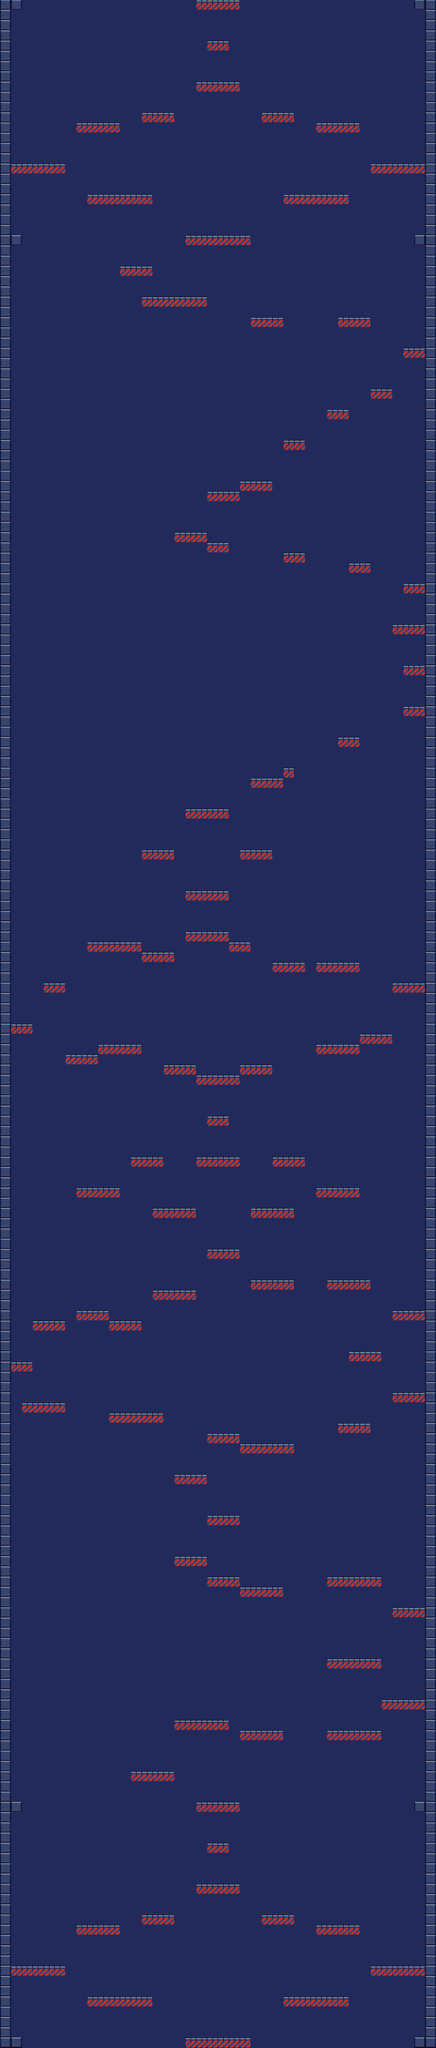

A level layout from a 2D game, rendered from its tile map. Below: a short description, then the map file with tile-grid data replaced by summaries:
An orthogonal 40x200 tile map with 32x30 px tiles, 1 tile layer (Rutelag 1), 6 tilesets and 107 objects (102x platform, 4x wall, player).

<map version="1.9" tiledversion="1.9.2" orientation="orthogonal" renderorder="right-down" width="40" height="200" tilewidth="32" tileheight="30" infinite="0" nextlayerid="4" nextobjectid="317">
 <tileset firstgid="1" source="orange_tile.tsx" />
 <tileset firstgid="2" source="green_tile.tsx" />
 <tileset firstgid="3" source="prompts_for_platforms.tsx" />
 <tileset firstgid="963" source="background.tsx" />
 <tileset firstgid="964" source="box.tsx" />
 <tileset firstgid="965" source="platform.tsx" />
 <layer id="1" name="Rutelag 1" width="40" height="200">
  <data>[8000 cells, 8000 non-empty, 3 distinct tile ids]</data>
 </layer>
 <objectgroup id="2" name="Objektlag 1">
  <object id="36" name="wall" x="0" y="5722.11">
   <polygon points="0,277.895 32,277.895 32,-5002.11 0,-5002.11" />
  </object>
  <object id="37" name="wall" x="1250.67" y="5722.11">
   <polygon points="-2.67,277.895 26.6633,277.895 29.33,-5002.11 -2.67,-5002.11" />
  </object>
  <object id="167" name="wall" x="53.5606" y="693.439">
   <polygon points="-53,26 -21,26 -21,-694 -53,-694" />
  </object>
  <object id="168" name="wall" x="221.773" y="266.106">
   <polygon points="1026.79,453.333 1058.79,453.333 1058.79,-266.667 1026.79,-266.667" />
  </object>
  <object id="199" name="platform" x="544" y="5970.3">
   <polygon points="0,0 192,0 192,-0.3 0,-0.3" />
  </object>
  <object id="200" name="platform" x="256" y="5850.3">
   <polygon points="0,0 192,0 192,-0.3 0,-0.3" />
  </object>
  <object id="201" name="platform" x="32" y="5760.3">
   <polygon points="0,0 160,0 160,-0.3 0,-0.3" />
  </object>
  <object id="202" name="platform" x="224" y="5640.3">
   <polygon points="0,0 128,0 128,-0.3 0,-0.3" />
  </object>
  <object id="203" name="platform" x="416" y="5610.3">
   <polygon points="0,0 96,0 96,-0.3 0,-0.3" />
  </object>
  <object id="204" name="platform" x="832" y="5850.3">
   <polygon points="0,0 192,0 192,-0.3 0,-0.3" />
  </object>
  <object id="205" name="platform" x="1088" y="5760.3">
   <polygon points="0,0 160,0 160,-0.3 0,-0.3" />
  </object>
  <object id="206" name="platform" x="928" y="5640.3">
   <polygon points="0,0 128,0 128,-0.3 0,-0.3" />
  </object>
  <object id="207" name="platform" x="768" y="5610.3">
   <polygon points="0,0 96,0 96,-0.3 0,-0.3" />
  </object>
  <object id="208" name="platform" x="576" y="5520.3">
   <polygon points="0,0 128,0 128,-0.3 0,-0.3" />
  </object>
  <object id="209" name="platform" x="608" y="5400.3">
   <polygon points="0,0 64,0 64,-0.3 0,-0.3" />
  </object>
  <object id="210" name="platform" x="576" y="5280.3">
   <polygon points="0,0 128,0 128,-0.3 0,-0.3" />
  </object>
  <object id="211" name="player" x="618.75" y="5924.25" width="34.5" height="7.5" />
  <object id="225" name="platform" x="545.561" y="690.739">
   <polygon points="0,0 192,0 192,-0.3 0,-0.3" />
  </object>
  <object id="226" name="platform" x="257.561" y="570.739">
   <polygon points="0,0 192,0 192,-0.3 0,-0.3" />
  </object>
  <object id="227" name="platform" x="33.5606" y="480.739">
   <polygon points="0,0 160,0 160,-0.3 0,-0.3" />
  </object>
  <object id="228" name="platform" x="225.561" y="360.739">
   <polygon points="0,0 128,0 128,-0.3 0,-0.3" />
  </object>
  <object id="229" name="platform" x="417.561" y="330.739">
   <polygon points="0,0 96,0 96,-0.3 0,-0.3" />
  </object>
  <object id="230" name="platform" x="833.561" y="570.739">
   <polygon points="0,0 192,0 192,-0.3 0,-0.3" />
  </object>
  <object id="231" name="platform" x="1089.56" y="480.739">
   <polygon points="0,0 160,0 160,-0.3 0,-0.3" />
  </object>
  <object id="232" name="platform" x="929.561" y="360.739">
   <polygon points="0,0 128,0 128,-0.3 0,-0.3" />
  </object>
  <object id="233" name="platform" x="769.561" y="330.739">
   <polygon points="0,0 96,0 96,-0.3 0,-0.3" />
  </object>
  <object id="234" name="platform" x="577.561" y="240.739">
   <polygon points="0,0 128,0 128,-0.3 0,-0.3" />
  </object>
  <object id="235" name="platform" x="609.561" y="120.739">
   <polygon points="0,0 64,0 64,-0.3 0,-0.3" />
  </object>
  <object id="236" name="platform" x="577.561" y="0.739394">
   <polygon points="0,0 128,0 128,-0.3 0,-0.3" />
  </object>
  <object id="238" name="platform" x="384" y="5190.3">
   <polygon points="0,0 128,0 128,-0.3 0,-0.3" />
  </object>
  <object id="239" name="platform" x="512" y="5040.3">
   <polygon points="0,0 160,0 160,-0.3 0,-0.3" />
  </object>
  <object id="240" name="platform" x="704" y="5070.3">
   <polygon points="0,0 128,0 128,-0.3 0,-0.3" />
  </object>
  <object id="241" name="platform" x="960" y="5070.3">
   <polygon points="0,0 160,0 160,-0.3 0,-0.3" />
  </object>
  <object id="242" name="platform" x="1120" y="4980.3">
   <polygon points="0,0 128,0 128,-0.3 0,-0.3" />
  </object>
  <object id="243" name="platform" x="960" y="4860.3">
   <polygon points="0,0 160,0 160,-0.3 0,-0.3" />
  </object>
  <object id="244" name="platform" x="1152" y="4710.3">
   <polygon points="0,0 96,0 96,-0.3 0,-0.3" />
  </object>
  <object id="245" name="platform" x="960" y="4620.3">
   <polygon points="0,0 160,0 160,-0.3 0,-0.3" />
  </object>
  <object id="246" name="platform" x="704" y="4650.3">
   <polygon points="0,0 128,0 128,-0.3 0,-0.3" />
  </object>
  <object id="247" name="platform" x="608" y="4620.3">
   <polygon points="0,0 96,0 96,-0.3 0,-0.3" />
  </object>
  <object id="248" name="platform" x="512" y="4560.3">
   <polygon points="0,0 96,0 96,-0.3 0,-0.3" />
  </object>
  <object id="249" name="platform" x="608" y="4440.3">
   <polygon points="0,0 96,0 96,-0.3 0,-0.3" />
  </object>
  <object id="250" name="platform" x="512" y="4320.3">
   <polygon points="0,0 96,0 96,-0.3 0,-0.3" />
  </object>
  <object id="251" name="platform" x="608" y="4200.3">
   <polygon points="0,0 96,0 96,-0.3 0,-0.3" />
  </object>
  <object id="252" name="platform" x="704" y="4230.3">
   <polygon points="0,0 160,0 160,-0.3 0,-0.3" />
  </object>
  <object id="253" name="platform" x="320" y="4140.3">
   <polygon points="0,0 160,0 160,-0.3 0,-0.3" />
  </object>
  <object id="254" name="platform" x="64" y="4110.3">
   <polygon points="0,0 128,0 128,-0.3 0,-0.3" />
  </object>
  <object id="255" name="platform" x="32" y="3990.3">
   <polygon points="0,0 64,0 64,-0.3 0,-0.3" />
  </object>
  <object id="256" name="platform" x="96" y="3870.3">
   <polygon points="0,0 96,0 96,-0.3 0,-0.3" />
  </object>
  <object id="257" name="platform" x="224" y="3840.3">
   <polygon points="0,0 96,0 96,-0.3 0,-0.3" />
  </object>
  <object id="258" name="platform" x="320" y="3870.3">
   <polygon points="0,0 96,0 96,-0.3 0,-0.3" />
  </object>
  <object id="259" name="platform" x="448" y="3780.3">
   <polygon points="0,0 128,0 128,-0.3 0,-0.3" />
  </object>
  <object id="260" name="platform" x="992" y="4170.3">
   <polygon points="0,0 96,0 96,-0.3 0,-0.3" />
  </object>
  <object id="261" name="platform" x="1152" y="4080.3">
   <polygon points="0,0 96,0 96,-0.3 0,-0.3" />
  </object>
  <object id="262" name="platform" x="1024" y="3960.3">
   <polygon points="0,0 96,0 96,-0.3 0,-0.3" />
  </object>
  <object id="263" name="platform" x="1152" y="3840.3">
   <polygon points="0,0 96,0 96,-0.3 0,-0.3" />
  </object>
  <object id="264" name="platform" x="960" y="3750.3">
   <polygon points="0,0 128,0 128,-0.3 0,-0.3" />
  </object>
  <object id="265" name="platform" x="736" y="3750.3">
   <polygon points="0,0 128,0 128,-0.3 0,-0.3" />
  </object>
  <object id="266" name="platform" x="608" y="3660.3">
   <polygon points="0,0 96,0 96,-0.3 0,-0.3" />
  </object>
  <object id="267" name="platform" x="448" y="3540.3">
   <polygon points="0,0 128,0 128,-0.3 0,-0.3" />
  </object>
  </objectgroup>
</map>
<!-- 48 of 107 objects omitted -->